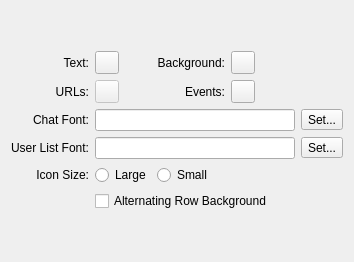
         <widget class="QWidget" name="fTabUiChat">
          <attribute name="title">
           <string>Chat</string>
          </attribute>
          <layout class="QVBoxLayout">
           <item>
            <spacer>
             <property name="orientation">
              <enum>Qt::Vertical</enum>
             </property>
             <property name="sizeHint" stdset="0">
              <size>
               <width>20</width>
               <height>40</height>
              </size>
             </property>
            </spacer>
           </item>
           <item>
            <layout class="QGridLayout">
             <item row="0" column="0">
              <widget class="QLabel" name="label_6">
               <property name="text">
                <string>Text:</string>
               </property>
               <property name="alignment">
                <set>Qt::AlignRight|Qt::AlignTrailing|Qt::AlignVCenter</set>
               </property>
              </widget>
             </item>
             <item row="1" column="0">
              <widget class="QLabel" name="label_12">
               <property name="text">
                <string>URLs:</string>
               </property>
               <property name="alignment">
                <set>Qt::AlignRight|Qt::AlignTrailing|Qt::AlignVCenter</set>
               </property>
              </widget>
             </item>
             <item row="2" column="0">
              <widget class="QLabel" name="label_15">
               <property name="text">
                <string>Chat Font:</string>
               </property>
               <property name="alignment">
                <set>Qt::AlignRight|Qt::AlignTrailing|Qt::AlignVCenter</set>
               </property>
              </widget>
             </item>
             <item row="3" column="0">
              <widget class="QLabel" name="label_16">
               <property name="text">
                <string>User List Font:</string>
               </property>
               <property name="alignment">
                <set>Qt::AlignRight|Qt::AlignTrailing|Qt::AlignVCenter</set>
               </property>
              </widget>
             </item>
             <item row="4" column="0">
              <widget class="QLabel" name="label_17">
               <property name="text">
                <string>Icon Size:</string>
               </property>
               <property name="alignment">
                <set>Qt::AlignRight|Qt::AlignTrailing|Qt::AlignVCenter</set>
               </property>
              </widget>
             </item>
             <item row="0" column="1">
              <layout class="QHBoxLayout">
               <item>
                <widget class="WidgetColorButton" name="fBtnIfChatText"/>
               </item>
               <item>
                <widget class="QLabel" name="label_13">
                 <property name="minimumSize">
                  <size>
                   <width>100</width>
                   <height>0</height>
                  </size>
                 </property>
                 <property name="text">
                  <string>Background:</string>
                 </property>
                 <property name="alignment">
                  <set>Qt::AlignRight|Qt::AlignTrailing|Qt::AlignVCenter</set>
                 </property>
                </widget>
               </item>
               <item>
                <widget class="WidgetColorButton" name="fBtnIfChatBack"/>
               </item>
               <item>
                <spacer>
                 <property name="orientation">
                  <enum>Qt::Horizontal</enum>
                 </property>
                 <property name="sizeHint" stdset="0">
                  <size>
                   <width>40</width>
                   <height>20</height>
                  </size>
                 </property>
                </spacer>
               </item>
              </layout>
             </item>
             <item row="1" column="1">
              <layout class="QHBoxLayout">
               <item>
                <widget class="WidgetColorButton" name="fBtnIfChatURLs">
                 <property name="enabled">
                  <bool>false</bool>
                 </property>
                </widget>
               </item>
               <item>
                <widget class="QLabel" name="label_14">
                 <property name="minimumSize">
                  <size>
                   <width>100</width>
                   <height>0</height>
                  </size>
                 </property>
                 <property name="text">
                  <string>Events:</string>
                 </property>
                 <property name="alignment">
                  <set>Qt::AlignRight|Qt::AlignTrailing|Qt::AlignVCenter</set>
                 </property>
                </widget>
               </item>
               <item>
                <widget class="WidgetColorButton" name="fBtnIfChatEvents"/>
               </item>
               <item>
                <spacer>
                 <property name="orientation">
                  <enum>Qt::Horizontal</enum>
                 </property>
                 <property name="sizeHint" stdset="0">
                  <size>
                   <width>40</width>
                   <height>20</height>
                  </size>
                 </property>
                </spacer>
               </item>
              </layout>
             </item>
             <item row="4" column="1">
              <layout class="QHBoxLayout">
               <item>
                <widget class="QRadioButton" name="fBtnIfUserlistCompactLarge">
                 <property name="text">
                  <string>Large</string>
                 </property>
                </widget>
               </item>
               <item>
                <widget class="QRadioButton" name="fBtnIfUserlistCompactSmall">
                 <property name="text">
                  <string>Small</string>
                 </property>
                </widget>
               </item>
               <item>
                <spacer>
                 <property name="orientation">
                  <enum>Qt::Horizontal</enum>
                 </property>
                 <property name="sizeHint" stdset="0">
                  <size>
                   <width>40</width>
                   <height>20</height>
                  </size>
                 </property>
                </spacer>
               </item>
              </layout>
             </item>
             <item row="5" column="1">
              <widget class="QCheckBox" name="fBtnIfUserlistAlternateRow">
               <property name="text">
                <string>Alternating Row Background</string>
               </property>
              </widget>
             </item>
             <item row="2" column="1">
              <widget class="QLineEdit" name="fIfChatFont">
               <property name="readOnly">
                <bool>true</bool>
               </property>
              </widget>
             </item>
             <item row="3" column="1">
              <widget class="QLineEdit" name="fIfUserlistFont">
               <property name="readOnly">
                <bool>true</bool>
               </property>
              </widget>
             </item>
             <item row="2" column="2">
              <widget class="QToolButton" name="fBtnIfChatFont">
               <property name="text">
                <string>Set...</string>
               </property>
              </widget>
             </item>
             <item row="3" column="2">
              <widget class="QToolButton" name="fBtnIfUserlistFont">
               <property name="text">
                <string>Set...</string>
               </property>
              </widget>
             </item>
            </layout>
           </item>
           <item>
            <spacer>
             <property name="orientation">
              <enum>Qt::Vertical</enum>
             </property>
             <property name="sizeHint" stdset="0">
              <size>
               <width>20</width>
               <height>40</height>
              </size>
             </property>
            </spacer>
           </item>
          </layout>
         </widget>
